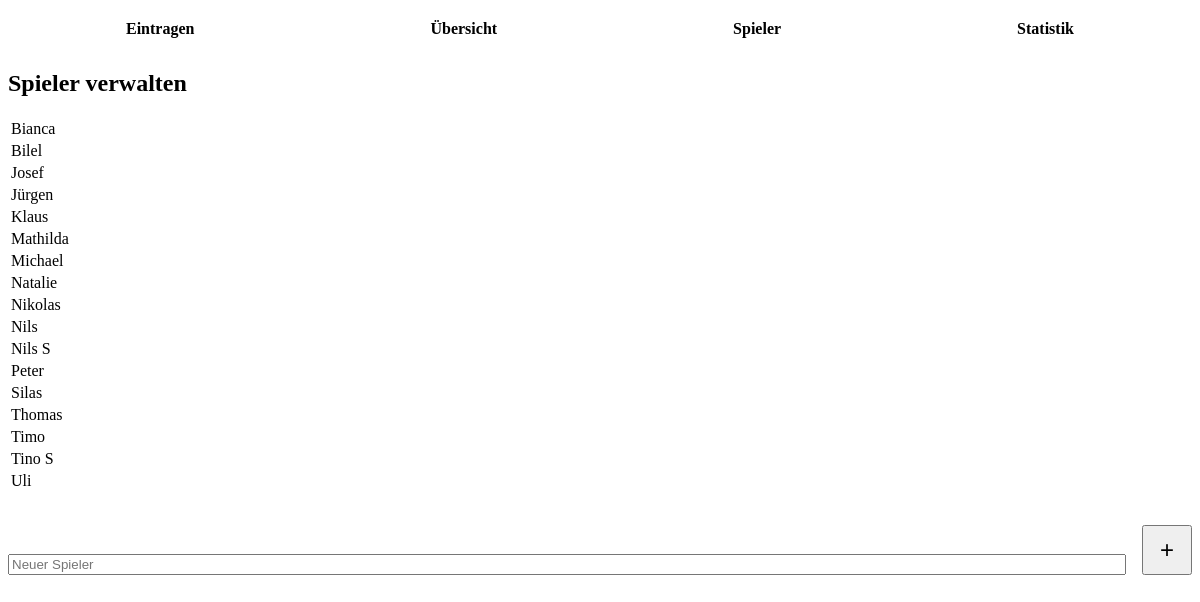
The page /players on the database its author committed.
### tables this page shows
CREATE TABLE players (
        id INTEGER PRIMARY KEY AUTOINCREMENT,
        name TEXT NOT NULL UNIQUE
    , elo REAL NOT NULL DEFAULT 1500);

### flask_app.py (the view)
@app.route("/players", methods=["GET"])
def players_page():
    conn = get_db_connection()
    players = conn.execute("SELECT id, name FROM players ORDER BY name").fetchall()
    conn.close()
    return render_template("players.html", players=players)

### db.py (called while the page is built)
def get_db_connection():
    conn = sqlite3.connect(DB_PATH, detect_types=sqlite3.PARSE_DECLTYPES|sqlite3.PARSE_COLNAMES)
    conn.row_factory = sqlite3.Row
    return conn

### flask_app.py (called while the page is built)
@app.context_processor
def inject_now():
    return {'now': datetime.now()}

### templates/players.html (shortened to what this page needs)
{% extends "base.html" %}
{% block content %}
  <h2>Spieler verwalten</h2>
  <table>
    <tbody>
      {% for player in players %}
      <tr>
        <td>{{ player.name }}</td>
        <td style="text-align: right;">
        </td>
      </tr>
      {% endfor %}
    </tbody>
  </table>
  <form method="POST" action="/add_player" class="add-form">
    <input type="text" name="name" placeholder="Neuer Spieler" required />
    <button type="submit" class="contrast">+</button>
  </form>
{% endblock %}

### templates/base.html (shortened to what this page needs)
<!DOCTYPE html>
<html lang="de" data-theme="dark">
<head>
  <link rel="stylesheet" href="https://cdn.jsdelivr.net/npm/@picocss/pico@1/css/pico.min.css" />
</head>
<body>
  <nav class="container-fluid">
    <ul class="tabs">
        <li><a href="/" {% if request.path == '/' %}class="active"{% endif %}>Eintragen</a></li>
        <li><a href="/overview" {% if request.path == '/overview' %}class="active"{% endif %}>Übersicht</a></li>
        <li><a href="/players" {% if request.path == '/players' %}class="active"{% endif %}>Spieler</a></li>
        <li><a href="/statistics" {% if request.path == '/statistics' %}class="active"{% endif %}>Statistik</a></li>
    </ul>
  </nav>
  <main class="container">
    {% block content %}{% endblock %}
  </main>
</body>
</html>

### templates/base.html (style rules this page uses)
nav { padding: 0 !important; border-bottom: 1px solid var(--muted-border-color); }
nav ul.tabs { display: flex; justify-content: center; padding: 0; margin: 0; list-style-type: none; width: 100%; }
nav ul.tabs li { flex-grow: 1; text-align: center; }
nav ul.tabs a { text-decoration: none; padding: 0.75rem 0.5rem; display: block; transition: background-color 0.2s ease, color 0.2s ease; font-weight: bold; color: var(--secondary); }
nav ul.tabs a.active { background-color: var(--primary); color: var(--primary-inverse) !important; border-bottom: none; }

### templates/players.html (style rules this page uses)
table { width: 100%; margin-bottom: 2rem; }
td, th { text-align: left; vertical-align: middle; }
.add-form { display: grid; grid-template-columns: 1fr auto; gap: 1rem; align-items: end; margin-top: 2rem; }
.add-form input[type="text"] { margin-bottom: 0; }
.add-form button { width: 50px; height: 50px; font-size: 1.5rem; padding: 0; }

### rows shown on the page
players: name "Bianca"
players: name "Bilel"
players: name "Josef"
players: name "Jürgen"
players: name "Klaus"
players: name "Mathilda"
players: name "Michael"
players: name "Natalie"
players: name "Nikolas"
players: name "Nils"
players: name "Nils S"
players: name "Peter"
players: name "Silas"
players: name "Thomas"
players: name "Timo"
players: name "Tino S"
players: name "Uli"
